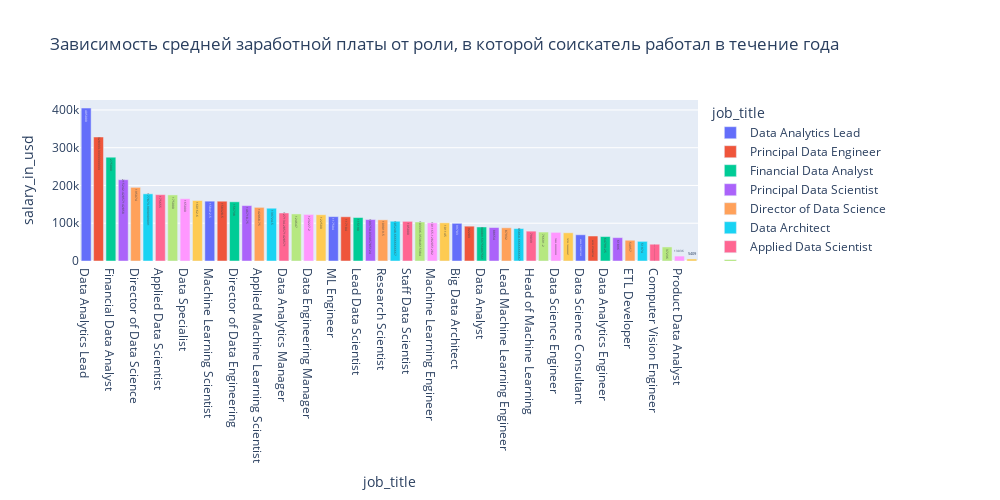

Write notebook code for a chart like this one.
### Code cell
# Зависимость средней заработной платы от роли, в которой соискатель работал в течение года

df_title = df.groupby(by='job_title', as_index=False).salary_in_usd.mean().sort_values(by='salary_in_usd', ascending=False)
df_title.nlargest(10, columns='salary_in_usd')

fig = px.bar(data_frame=df_title, x='job_title', y='salary_in_usd', color='job_title', text = df_title.salary_in_usd, orientation='v', 
    height=500, width=1000, title='Зависимость средней заработной платы от роли, в которой соискатель работал в течение года' 
)
fig.show()

### Figure 1 — Plotly figure (JSON) as saved in the notebook; plotly's stock layout.template omitted (floating-point values rounded to 4 significant figures)
{"data": [{"alignmentgroup": "True", "hovertemplate": "job_title=%{x}<br>salary_in_usd=%{text}<extra></extra>", "legendgroup": "Data Analytics Lead", "marker": {"color": "#636efa", "pattern": {"shape": ""}}, "name": "Data Analytics Lead", "offsetgroup": "Data Analytics Lead", "orientation": "v", "showlegend": true, "text": [405000], "textposition": "auto", "type": "bar", "x": ["Data Analytics Lead"], "xaxis": "x", "y": [405000], "yaxis": "y"}, {"alignmentgroup": "True", "hovertemplate": "job_title=%{x}<br>salary_in_usd=%{text}<extra></extra>", "legendgroup": "Principal Data Engineer", "marker": {"color": "#EF553B", "pattern": {"shape": ""}}, "name": "Principal Data Engineer", "offsetgroup": "Principal Data Engineer", "orientation": "v", "showlegend": true, "text": [328300.0], "textposition": "auto", "type": "bar", "x": ["Principal Data Engineer"], "xaxis": "x", "y": [328300.0], "yaxis": "y"}, {"alignmentgroup": "True", "hovertemplate": "job_title=%{x}<br>salary_in_usd=%{text}<extra></extra>", "legendgroup": "Financial Data Analyst", "marker": {"color": "#00cc96", "pattern": {"shape": ""}}, "name": "Financial Data Analyst", "offsetgroup": "Financial Data Analyst", "orientation": "v", "showlegend": true, "text": [275000], "textposition": "auto", "type": "bar", "x": ["Financial Data Analyst"], "xaxis": "x", "y": [275000], "yaxis": "y"}, {"alignmentgroup": "True", "hovertemplate": "job_title=%{x}<br>salary_in_usd=%{text}<extra></extra>", "legendgroup": "Principal Data Scientist", "marker": {"color": "#ab63fa", "pattern": {"shape": ""}}, "name": "Principal Data Scientist", "offsetgroup": "Principal Data Scientist", "orientation": "v", "showlegend": true, "text": [215200.0], "textposition": "auto", "type": "bar", "x": ["Principal Data Scientist"], "xaxis": "x", "y": [215200.0], "yaxis": "y"}, {"alignmentgroup": "True", "hovertemplate": "job_title=%{x}<br>salary_in_usd=%{text}<extra></extra>", "legendgroup": "Director of Data Science", "marker": {"color": "#FFA15A", "pattern": {"shape": ""}}, "name": "Director of Data Science", "offsetgroup": "Director of Data Science", "orientation": "v", "showlegend": true, "text": [195074], "textposition": "auto", "type": "bar", "x": ["Director of Data Science"], "xaxis": "x", "y": [195074], "yaxis": "y"}, {"alignmentgroup": "True", "hovertemplate": "job_title=%{x}<br>salary_in_usd=%{text}<extra></extra>", "legendgroup": "Data Architect", "marker": {"color": "#19d3f3", "pattern": {"shape": ""}}, "name": "Data Architect", "offsetgroup": "Data Architect", "orientation": "v", "showlegend": true, "text": [177900.0], "textposition": "auto", "type": "bar", "x": ["Data Architect"], "xaxis": "x", "y": [177900.0], "yaxis": "y"}, {"alignmentgroup": "True", "hovertemplate": "job_title=%{x}<br>salary_in_usd=%{text}<extra></extra>", "legendgroup": "Applied Data Scientist", "marker": {"color": "#FF6692", "pattern": {"shape": ""}}, "name": "Applied Data Scientist", "offsetgroup": "Applied Data Scientist", "orientation": "v", "showlegend": true, "text": [175655], "textposition": "auto", "type": "bar", "x": ["Applied Data Scientist"], "xaxis": "x", "y": [175655], "yaxis": "y"}, {"alignmentgroup": "True", "hovertemplate": "job_title=%{x}<br>salary_in_usd=%{text}<extra></extra>", "legendgroup": "Analytics Engineer", "marker": {"color": "#B6E880", "pattern": {"shape": ""}}, "name": "Analytics Engineer", "offsetgroup": "Analytics Engineer", "orientation": "v", "showlegend": true, "text": [175000], "textposition": "auto", "type": "bar", "x": ["Analytics Engineer"], "xaxis": "x", "y": [175000], "yaxis": "y"}, {"alignmentgroup": "True", "hovertemplate": "job_title=%{x}<br>salary_in_usd=%{text}<extra></extra>", "legendgroup": "Data Specialist", "marker": {"color": "#FF97FF", "pattern": {"shape": ""}}, "name": "Data Specialist", "offsetgroup": "Data Specialist", "orientation": "v", "showlegend": true, "text": [165000], "textposition": "auto", "type": "bar", "x": ["Data Specialist"], "xaxis": "x", "y": [165000], "yaxis": "y"}, {"alignmentgroup": "True", "hovertemplate": "job_title=%{x}<br>salary_in_usd=%{text}<extra></extra>", "legendgroup": "Head of Data", "marker": {"color": "#FECB52", "pattern": {"shape": ""}}, "name": "Head of Data", "offsetgroup": "Head of Data", "orientation": "v", "showlegend": true, "text": [160200.0], "textposition": "auto", "type": "bar", "x": ["Head of Data"], "xaxis": "x", "y": [160200.0], "yaxis": "y"}, {"alignmentgroup": "True", "hovertemplate": "job_title=%{x}<br>salary_in_usd=%{text}<extra></extra>", "legendgroup": "Machine Learning Scientist", "marker": {"color": "#636efa", "pattern": {"shape": ""}}, "name": "Machine Learning Scientist", "offsetgroup": "Machine Learning Scientist", "orientation": "v", "showlegend": true, "text": [158400.0], "textposition": "auto", "type": "bar", "x": ["Machine Learning Scientist"], "xaxis": "x", "y": [158400.0], "yaxis": "y"}, {"alignmentgroup": "True", "hovertemplate": "job_title=%{x}<br>salary_in_usd=%{text}<extra></extra>", "legendgroup": "Data Science Manager", "marker": {"color": "#EF553B", "pattern": {"shape": ""}}, "name": "Data Science Manager", "offsetgroup": "Data Science Manager", "orientation": "v", "showlegend": true, "text": [158300.0], "textposition": "auto", "type": "bar", "x": ["Data Science Manager"], "xaxis": "x", "y": [158300.0], "yaxis": "y"}, {"alignmentgroup": "True", "hovertemplate": "job_title=%{x}<br>salary_in_usd=%{text}<extra></extra>", "legendgroup": "Director of Data Engineering", "marker": {"color": "#00cc96", "pattern": {"shape": ""}}, "name": "Director of Data Engineering", "offsetgroup": "Director of Data Engineering", "orientation": "v", "showlegend": true, "text": [156738], "textposition": "auto", "type": "bar", "x": ["Director of Data Engineering"], "xaxis": "x", "y": [156738], "yaxis": "y"}, {"alignmentgroup": "True", "hovertemplate": "job_title=%{x}<br>salary_in_usd=%{text}<extra></extra>", "legendgroup": "Head of Data Science", "marker": {"color": "#ab63fa", "pattern": {"shape": ""}}, "name": "Head of Data Science", "offsetgroup": "Head of Data Science", "orientation": "v", "showlegend": true, "text": [146700.0], "textposition": "auto", "type": "bar", "x": ["Head of Data Science"], "xaxis": "x", "y": [146700.0], "yaxis": "y"}, {"alignmentgroup": "True", "hovertemplate": "job_title=%{x}<br>salary_in_usd=%{text}<extra></extra>", "legendgroup": "Applied Machine Learning Scientist", "marker": {"color": "#FFA15A", "pattern": {"shape": ""}}, "name": "Applied Machine Learning Scientist", "offsetgroup": "Applied Machine Learning Scientist", "orientation": "v", "showlegend": true, "text": [142100.0], "textposition": "auto", "type": "bar", "x": ["Applied Machine Learning Scientist"], "xaxis": "x", "y": [142100.0], "yaxis": "y"}, {"alignmentgroup": "True", "hovertemplate": "job_title=%{x}<br>salary_in_usd=%{text}<extra></extra>", "legendgroup": "Lead Data Engineer", "marker": {"color": "#19d3f3", "pattern": {"shape": ""}}, "name": "Lead Data Engineer", "offsetgroup": "Lead Data Engineer", "orientation": "v", "showlegend": true, "text": [139700.0], "textposition": "auto", "type": "bar", "x": ["Lead Data Engineer"], "xaxis": "x", "y": [139700.0], "yaxis": "y"}, {"alignmentgroup": "True", "hovertemplate": "job_title=%{x}<br>salary_in_usd=%{text}<extra></extra>", "legendgroup": "Data Analytics Manager", "marker": {"color": "#FF6692", "pattern": {"shape": ""}}, "name": "Data Analytics Manager", "offsetgroup": "Data Analytics Manager", "orientation": "v", "showlegend": true, "text": [127100.0], "textposition": "auto", "type": "bar", "x": ["Data Analytics Manager"], "xaxis": "x", "y": [127100.0], "yaxis": "y"}, {"alignmentgroup": "True", "hovertemplate": "job_title=%{x}<br>salary_in_usd=%{text}<extra></extra>", "legendgroup": "Cloud Data Engineer", "marker": {"color": "#B6E880", "pattern": {"shape": ""}}, "name": "Cloud Data Engineer", "offsetgroup": "Cloud Data Engineer", "orientation": "v", "showlegend": true, "text": [124647], "textposition": "auto", "type": "bar", "x": ["Cloud Data Engineer"], "xaxis": "x", "y": [124647], "yaxis": "y"}, {"alignmentgroup": "True", "hovertemplate": "job_title=%{x}<br>salary_in_usd=%{text}<extra></extra>", "legendgroup": "Data Engineering Manager", "marker": {"color": "#FF97FF", "pattern": {"shape": ""}}, "name": "Data Engineering Manager", "offsetgroup": "Data Engineering Manager", "orientation": "v", "showlegend": true, "text": [123200.0], "textposition": "auto", "type": "bar", "x": ["Data Engineering Manager"], "xaxis": "x", "y": [123200.0], "yaxis": "y"}, {"alignmentgroup": "True", "hovertemplate": "job_title=%{x}<br>salary_in_usd=%{text}<extra></extra>", "legendgroup": "Principal Data Analyst", "marker": {"color": "#FECB52", "pattern": {"shape": ""}}, "name": "Principal Data Analyst", "offsetgroup": "Principal Data Analyst", "orientation": "v", "showlegend": true, "text": [122500], "textposition": "auto", "type": "bar", "x": ["Principal Data Analyst"], "xaxis": "x", "y": [122500], "yaxis": "y"}, {"alignmentgroup": "True", "hovertemplate": "job_title=%{x}<br>salary_in_usd=%{text}<extra></extra>", "legendgroup": "ML Engineer", "marker": {"color": "#636efa", "pattern": {"shape": ""}}, "name": "ML Engineer", "offsetgroup": "ML Engineer", "orientation": "v", "showlegend": true, "text": [117504], "textposition": "auto", "type": "bar", "x": ["ML Engineer"], "xaxis": "x", "y": [117504], "yaxis": "y"}, {"alignmentgroup": "True", "hovertemplate": "job_title=%{x}<br>salary_in_usd=%{text}<extra></extra>", "legendgroup": "Machine Learning Manager", "marker": {"color": "#EF553B", "pattern": {"shape": ""}}, "name": "Machine Learning Manager", "offsetgroup": "Machine Learning Manager", "orientation": "v", "showlegend": true, "text": [117104], "textposition": "auto", "type": "bar", "x": ["Machine Learning Manager"], "xaxis": "x", "y": [117104], "yaxis": "y"}, {"alignmentgroup": "True", "hovertemplate": "job_title=%{x}<br>salary_in_usd=%{text}<extra></extra>", "legendgroup": "Lead Data Scientist", "marker": {"color": "#00cc96", "pattern": {"shape": ""}}, "name": "Lead Data Scientist", "offsetgroup": "Lead Data Scientist", "orientation": "v", "showlegend": true, "text": [115190], "textposition": "auto", "type": "bar", "x": ["Lead Data Scientist"], "xaxis": "x", "y": [115190], "yaxis": "y"}, {"alignmentgroup": "True", "hovertemplate": "job_title=%{x}<br>salary_in_usd=%{text}<extra></extra>", "legendgroup": "Data Engineer", "marker": {"color": "#ab63fa", "pattern": {"shape": ""}}, "name": "Data Engineer", "offsetgroup": "Data Engineer", "orientation": "v", "showlegend": true, "text": [109800.0], "textposition": "auto", "type": "bar", "x": ["Data Engineer"], "xaxis": "x", "y": [109800.0], "yaxis": "y"}, {"alignmentgroup": "True", "hovertemplate": "job_title=%{x}<br>salary_in_usd=%{text}<extra></extra>", "legendgroup": "Research Scientist", "marker": {"color": "#FFA15A", "pattern": {"shape": ""}}, "name": "Research Scientist", "offsetgroup": "Research Scientist", "orientation": "v", "showlegend": true, "text": [109000.0], "textposition": "auto", "type": "bar", "x": ["Research Scientist"], "xaxis": "x", "y": [109000.0], "yaxis": "y"}, {"alignmentgroup": "True", "hovertemplate": "job_title=%{x}<br>salary_in_usd=%{text}<extra></extra>", "legendgroup": "Computer Vision Software Engineer", "marker": {"color": "#19d3f3", "pattern": {"shape": ""}}, "name": "Computer Vision Software Engineer", "offsetgroup": "Computer Vision Software Engineer", "orientation": "v", "showlegend": true, "text": [105200.0], "textposition": "auto", "type": "bar", "x": ["Computer Vision Software Engineer"], "xaxis": "x", "y": [105200.0], "yaxis": "y"}, {"alignmentgroup": "True", "hovertemplate": "job_title=%{x}<br>salary_in_usd=%{text}<extra></extra>", "legendgroup": "Staff Data Scientist", "marker": {"color": "#FF6692", "pattern": {"shape": ""}}, "name": "Staff Data Scientist", "offsetgroup": "Staff Data Scientist", "orientation": "v", "showlegend": true, "text": [105000], "textposition": "auto", "type": "bar", "x": ["Staff Data Scientist"], "xaxis": "x", "y": [105000], "yaxis": "y"}, {"alignmentgroup": "True", "hovertemplate": "job_title=%{x}<br>salary_in_usd=%{text}<extra></extra>", "legendgroup": "Data Scientist", "marker": {"color": "#B6E880", "pattern": {"shape": ""}}, "name": "Data Scientist", "offsetgroup": "Data Scientist", "orientation": "v", "showlegend": true, "text": [103300.0], "textposition": "auto", "type": "bar", "x": ["Data Scientist"], "xaxis": "x", "y": [103300.0], "yaxis": "y"}, {"alignmentgroup": "True", "hovertemplate": "job_title=%{x}<br>salary_in_usd=%{text}<extra></extra>", "legendgroup": "Machine Learning Engineer", "marker": {"color": "#FF97FF", "pattern": {"shape": ""}}, "name": "Machine Learning Engineer", "offsetgroup": "Machine Learning Engineer", "orientation": "v", "showlegend": true, "text": [101200.0], "textposition": "auto", "type": "bar", "x": ["Machine Learning Engineer"], "xaxis": "x", "y": [101200.0], "yaxis": "y"}, {"alignmentgroup": "True", "hovertemplate": "job_title=%{x}<br>salary_in_usd=%{text}<extra></extra>", "legendgroup": "Machine Learning Infrastructure Engineer", "marker": {"color": "#FECB52", "pattern": {"shape": ""}}, "name": "Machine Learning Infrastructure Engineer", "offsetgroup": "Machine Learning Infrastructure Engineer", "orientation": "v", "showlegend": true, "text": [101145], "textposition": "auto", "type": "bar", "x": ["Machine Learning Infrastructure Engineer"], "xaxis": "x", "y": [101145], "yaxis": "y"}, {"alignmentgroup": "True", "hovertemplate": "job_title=%{x}<br>salary_in_usd=%{text}<extra></extra>", "legendgroup": "Big Data Architect", "marker": {"color": "#636efa", "pattern": {"shape": ""}}, "name": "Big Data Architect", "offsetgroup": "Big Data Architect", "orientation": "v", "showlegend": true, "text": [99703], "textposition": "auto", "type": "bar", "x": ["Big Data Architect"], "xaxis": "x", "y": [99703], "yaxis": "y"}, {"alignmentgroup": "True", "hovertemplate": "job_title=%{x}<br>salary_in_usd=%{text}<extra></extra>", "legendgroup": "Lead Data Analyst", "marker": {"color": "#EF553B", "pattern": {"shape": ""}}, "name": "Lead Data Analyst", "offsetgroup": "Lead Data Analyst", "orientation": "v", "showlegend": true, "text": [92203], "textposition": "auto", "type": "bar", "x": ["Lead Data Analyst"], "xaxis": "x", "y": [92203], "yaxis": "y"}, {"alignmentgroup": "True", "hovertemplate": "job_title=%{x}<br>salary_in_usd=%{text}<extra></extra>", "legendgroup": "Data Analyst", "marker": {"color": "#00cc96", "pattern": {"shape": ""}}, "name": "Data Analyst", "offsetgroup": "Data Analyst", "orientation": "v", "showlegend": true, "text": [90090.0], "textposition": "auto", "type": "bar", "x": ["Data Analyst"], "xaxis": "x", "y": [90090.0], "yaxis": "y"}, {"alignmentgroup": "True", "hovertemplate": "job_title=%{x}<br>salary_in_usd=%{text}<extra></extra>", "legendgroup": "Marketing Data Analyst", "marker": {"color": "#ab63fa", "pattern": {"shape": ""}}, "name": "Marketing Data Analyst", "offsetgroup": "Marketing Data Analyst", "orientation": "v", "showlegend": true, "text": [88654], "textposition": "auto", "type": "bar", "x": ["Marketing Data Analyst"], "xaxis": "x", "y": [88654], "yaxis": "y"}, {"alignmentgroup": "True", "hovertemplate": "job_title=%{x}<br>salary_in_usd=%{text}<extra></extra>", "legendgroup": "Lead Machine Learning Engineer", "marker": {"color": "#FFA15A", "pattern": {"shape": ""}}, "name": "Lead Machine Learning Engineer", "offsetgroup": "Lead Machine Learning Engineer", "orientation": "v", "showlegend": true, "text": [87932], "textposition": "auto", "type": "bar", "x": ["Lead Machine Learning Engineer"], "xaxis": "x", "y": [87932], "yaxis": "y"}, {"alignmentgroup": "True", "hovertemplate": "job_title=%{x}<br>salary_in_usd=%{text}<extra></extra>", "legendgroup": "Machine Learning Developer", "marker": {"color": "#19d3f3", "pattern": {"shape": ""}}, "name": "Machine Learning Developer", "offsetgroup": "Machine Learning Developer", "orientation": "v", "showlegend": true, "text": [85860.0], "textposition": "auto", "type": "bar", "x": ["Machine Learning Developer"], "xaxis": "x", "y": [85860.0], "yaxis": "y"}, {"alignmentgroup": "True", "hovertemplate": "job_title=%{x}<br>salary_in_usd=%{text}<extra></extra>", "legendgroup": "Head of Machine Learning", "marker": {"color": "#FF6692", "pattern": {"shape": ""}}, "name": "Head of Machine Learning", "offsetgroup": "Head of Machine Learning", "orientation": "v", "showlegend": true, "text": [79039], "textposition": "auto", "type": "bar", "x": ["Head of Machine Learning"], "xaxis": "x", "y": [79039], "yaxis": "y"}, {"alignmentgroup": "True", "hovertemplate": "job_title=%{x}<br>salary_in_usd=%{text}<extra></extra>", "legendgroup": "Business Data Analyst", "marker": {"color": "#B6E880", "pattern": {"shape": ""}}, "name": "Business Data Analyst", "offsetgroup": "Business Data Analyst", "orientation": "v", "showlegend": true, "text": [76690.0], "textposition": "auto", "type": "bar", "x": ["Business Data Analyst"], "xaxis": "x", "y": [76690.0], "yaxis": "y"}, {"alignmentgroup": "True", "hovertemplate": "job_title=%{x}<br>salary_in_usd=%{text}<extra></extra>", "legendgroup": "Data Science Engineer", "marker": {"color": "#FF97FF", "pattern": {"shape": ""}}, "name": "Data Science Engineer", "offsetgroup": "Data Science Engineer", "orientation": "v", "showlegend": true, "text": [75800.0], "textposition": "auto", "type": "bar", "x": ["Data Science Engineer"], "xaxis": "x", "y": [75800.0], "yaxis": "y"}, {"alignmentgroup": "True", "hovertemplate": "job_title=%{x}<br>salary_in_usd=%{text}<extra></extra>", "legendgroup": "BI Data Analyst", "marker": {"color": "#FECB52", "pattern": {"shape": ""}}, "name": "BI Data Analyst", "offsetgroup": "BI Data Analyst", "orientation": "v", "showlegend": true, "text": [74760.0], "textposition": "auto", "type": "bar", "x": ["BI Data Analyst"], "xaxis": "x", "y": [74760.0], "yaxis": "y"}, {"alignmentgroup": "True", "hovertemplate": "job_title=%{x}<br>salary_in_usd=%{text}<extra></extra>", "legendgroup": "Data Science Consultant", "marker": {"color": "#636efa", "pattern": {"shape": ""}}, "name": "Data Science Consultant", "offsetgroup": "Data Science Consultant", "orientation": "v", "showlegend": true, "text": [69420.0], "textposition": "auto", "type": "bar", "x": ["Data Science Consultant"], "xaxis": "x", "y": [69420.0], "yaxis": "y"}, {"alignmentgroup": "True", "hovertemplate": "job_title=%{x}<br>salary_in_usd=%{text}<extra></extra>", "legendgroup": "AI Scientist", "marker": {"color": "#EF553B", "pattern": {"shape": ""}}, "name": "AI Scientist", "offsetgroup": "AI Scientist", "orientation": "v", "showlegend": true, "text": [66140.0], "textposition": "auto", "type": "bar", "x": ["AI Scientist"], "xaxis": "x", "y": [66140.0], "yaxis": "y"}, {"alignmentgroup": "True", "hovertemplate": "job_title=%{x}<br>salary_in_usd=%{text}<extra></extra>", "legendgroup": "Data Analytics Engineer", "marker": {"color": "#00cc96", "pattern": {"shape": ""}}, "name": "Data Analytics Engineer", "offsetgroup": "Data Analytics Engineer", "orientation": "v", "showlegend": true, "text": [64800.0], "textposition": "auto", "type": "bar", "x": ["Data Analytics Engineer"], "xaxis": "x", "y": [64800.0], "yaxis": "y"}, {"alignmentgroup": "True", "hovertemplate": "job_title=%{x}<br>salary_in_usd=%{text}<extra></extra>", "legendgroup": "Finance Data Analyst", "marker": {"color": "#ab63fa", "pattern": {"shape": ""}}, "name": "Finance Data Analyst", "offsetgroup": "Finance Data Analyst", "orientation": "v", "showlegend": true, "text": [61896], "textposition": "auto", "type": "bar", "x": ["Finance Data Analyst"], "xaxis": "x", "y": [61896], "yaxis": "y"}, {"alignmentgroup": "True", "hovertemplate": "job_title=%{x}<br>salary_in_usd=%{text}<extra></extra>", "legendgroup": "ETL Developer", "marker": {"color": "#FFA15A", "pattern": {"shape": ""}}, "name": "ETL Developer", "offsetgroup": "ETL Developer", "orientation": "v", "showlegend": true, "text": [54957], "textposition": "auto", "type": "bar", "x": ["ETL Developer"], "xaxis": "x", "y": [54957], "yaxis": "y"}, {"alignmentgroup": "True", "hovertemplate": "job_title=%{x}<br>salary_in_usd=%{text}<extra></extra>", "legendgroup": "Big Data Engineer", "marker": {"color": "#19d3f3", "pattern": {"shape": ""}}, "name": "Big Data Engineer", "offsetgroup": "Big Data Engineer", "orientation": "v", "showlegend": true, "text": [51974], "textposition": "auto", "type": "bar", "x": ["Big Data Engineer"], "xaxis": "x", "y": [51974], "yaxis": "y"}, {"alignmentgroup": "True", "hovertemplate": "job_title=%{x}<br>salary_in_usd=%{text}<extra></extra>", "legendgroup": "Computer Vision Engineer", "marker": {"color": "#FF6692", "pattern": {"shape": ""}}, "name": "Computer Vision Engineer", "offsetgroup": "Computer Vision Engineer", "orientation": "v", "showlegend": true, "text": [44420.0], "textposition": "auto", "type": "bar", "x": ["Computer Vision Engineer"], "xaxis": "x", "y": [44420.0], "yaxis": "y"}, {"alignmentgroup": "True", "hovertemplate": "job_title=%{x}<br>salary_in_usd=%{text}<extra></extra>", "legendgroup": "NLP Engineer", "marker": {"color": "#B6E880", "pattern": {"shape": ""}}, "name": "NLP Engineer", "offsetgroup": "NLP Engineer", "orientation": "v", "showlegend": true, "text": [37236], "textposition": "auto", "type": "bar", "x": ["NLP Engineer"], "xaxis": "x", "y": [37236], "yaxis": "y"}, {"alignmentgroup": "True", "hovertemplate": "job_title=%{x}<br>salary_in_usd=%{text}<extra></extra>", "legendgroup": "Product Data Analyst", "marker": {"color": "#FF97FF", "pattern": {"shape": ""}}, "name": "Product Data Analyst", "offsetgroup": "Product Data Analyst", "orientation": "v", "showlegend": true, "text": [13036], "textposition": "auto", "type": "bar", "x": ["Product Data Analyst"], "xaxis": "x", "y": [13036], "yaxis": "y"}, {"alignmentgroup": "True", "hovertemplate": "job_title=%{x}<br>salary_in_usd=%{text}<extra></extra>", "legendgroup": "3D Computer Vision Researcher", "marker": {"color": "#FECB52", "pattern": {"shape": ""}}, "name": "3D Computer Vision Researcher", "offsetgroup": "3D Computer Vision Researcher", "orientation": "v", "showlegend": true, "text": [5409], "textposition": "auto", "type": "bar", "x": ["3D Computer Vision Researcher"], "xaxis": "x", "y": [5409], "yaxis": "y"}], "layout": {"barmode": "relative", "height": 500, "legend": {"title": {"text": "job_title"}, "tracegroupgap": 0}, "title": {"text": "Зависимость средней заработной платы от роли, в которой соискатель работал в течение года"}, "width": 1000, "xaxis": {"anchor": "y", "categoryarray": ["Data Analytics Lead", "Principal Data Engineer", "Financial Data Analyst", "Principal Data Scientist", "Director of Data Science", "Data Architect", "Applied Data Scientist", "Analytics Engineer", "Data Specialist", "Head of Data", "Machine Learning Scientist", "Data Science Manager", "Director of Data Engineering", "Head of Data Science", "Applied Machine Learning Scientist", "Lead Data Engineer", "Data Analytics Manager", "Cloud Data Engineer", "Data Engineering Manager", "Principal Data Analyst", "ML Engineer", "Machine Learning Manager", "Lead Data Scientist", "Data Engineer", "Research Scientist", "Computer Vision Software Engineer", "Staff Data Scientist", "Data Scientist", "Machine Learning Engineer", "Machine Learning Infrastructure Engineer", "Big Data Architect", "Lead Data Analyst", "Data Analyst", "Marketing Data Analyst", "Lead Machine Learning Engineer", "Machine Learning Developer", "Head of Machine Learning", "Business Data Analyst", "Data Science Engineer", "BI Data Analyst", "Data Science Consultant", "AI Scientist", "Data Analytics Engineer", "Finance Data Analyst", "ETL Developer", "Big Data Engineer", "Computer Vision Engineer", "NLP Engineer", "Product Data Analyst", "3D Computer Vision Researcher"], "categoryorder": "array", "domain": [0, 1], "title": {"text": "job_title"}}, "yaxis": {"anchor": "x", "domain": [0, 1], "title": {"text": "salary_in_usd"}}}}
